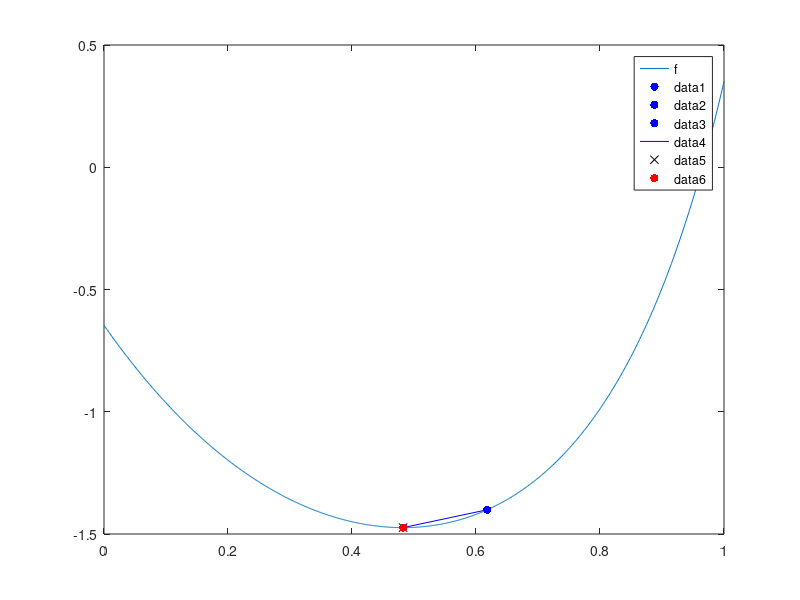

The MATLAB script that drew this image:
function lab_03()
    clc();

    a = 0;
    b = 1;
    eps = 1e-6;

    debugFlag = true;
    delay = 1;

    fplot(@f, [a, b]);
    hold on;

    fprintf('Выбор изначальных точек x1, x2, x3 с помощью метода золотого сечения:\n\n');

    tau = (sqrt(5) - 1) / 2;
    l = b - a;

    x1 = b - tau * l;
    x2 = a + tau * l;
    f1 = f(x1);
    f2 = f(x2);

    N = 2;
    while true
        if debugFlag
            fprintf('N = %2d:   a = %.10f;   b = %.10f;\n', N, a, b);
            line([a b], [f(a) f(b)]);
            pause(delay);
        end

        if l > 2 * eps
            if f1 <= f2
                b = x2;
                fb = f2;
                l = b - a;

                x2 = x1;
                f2 = f1;

                x1 = b - tau * l;
                f1 = f(x1);

                if f1 >= f2
                    x3 = b;
                    f3 = fb;
                    break;
                end
            else
                a = x1;
                fa = f1;
                l = b - a;

                x1 = x2;
                f1 = f2;

                x2 = a + tau * l;
                f2 = f(x2);

                if f1 <= f2
                    x3 = x2;
                    f3 = f2;

                    x2 = x1;
                    f2 = f1;

                    x1 = a;
                    f1 = fa;
                    break;
                end
            end
        
            N = N + 1;
        else
            xStar = (a + b) / 2;
            fStar = f(xStar);

            N = N + 1;
            scatter(xStar, fStar, 'r', 'filled');
            fprintf('\nОтвет:   x* = %.10f;   f(x*) = %.10f.\n\n', xStar, fStar);
            return;
        end
    end

    N = N + 1;

    if debugFlag
        fprintf('N = %2d:   a = %.10f;   b = %.10f;\n\n', N, a, b);
        line([a b], [f(a) f(b)]);
        pause(delay);

        scatter(x1, f1, 'b', 'filled');
        scatter(x2, f2, 'b', 'filled');
        scatter(x3, f3, 'b', 'filled');
        line([x1 x3], [f1 f3], 'color', 'b');
        pause(delay);
    end

    fprintf('x1 = %.10f\nx2 = %.10f\nx3 = %.10f\n\n', x1, x2, x3);
    fprintf('Метод парабол:\n\n');

    a1 = (f2 - f1) ./ (x2 - x1);
    a2 = ((f3 - f1) ./ (x3 - x1) - (f2 - f1) ./ (x2 - x1)) ./ (x3 - x2);
    x_line = 1 / 2 .* (x1 + x2 - a1 ./ a2);
    f_line = f(x_line);
    N = N + 1;

    if debugFlag
        plot(x_line, f_line, 'xk');
        pause(delay);
    end

    it = 1;
    while true 
        if it == 1 || abs(prev_x_line - x_line) > eps
            it = it + 1;

            if f_line > f2
                temp = f_line; 
                f_line = f2; 
                f2 = temp;

                temp = x_line; 
                x_line = x2; 
                x2 = temp;
            end
    
            if x_line > x2
                x1 = x2; 
                f1 = f2;
            else
                x3 = x2; 
                f3 = f2;
            end

            x2 = x_line; 
            f2 = f_line;
            
            if debugFlag
                hold off;
                fplot(@f, [0, 1]);
                hold on;

                scatter(x1, f1, 'b', 'filled');
                scatter(x2, f2, 'b', 'filled');
                scatter(x3, f3, 'b', 'filled');
                line([x1 x3], [f1 f3], 'color', 'b');
                pause(delay);
            end

            prev_x_line = x_line;

            a1 = (f2 - f1) ./ (x2 - x1);
            a2 = ((f3 - f1) ./ (x3 - x1) - (f2 - f1) ./ (x2 - x1)) ./ (x3 - x2);
            x_line = 1 / 2 .* (x1 + x2 - a1 ./ a2);
            f_line = f(x_line);
            N = N + 1;

            if debugFlag
                fprintf('Для N = %2d:\n', N);
                fprintf('x1 = %.10f;   f1 = %.10f;\n', x1, f1);
                fprintf('x2 = %.10f;   f2 = %.10f;\n', x2, f2);
                fprintf('x3 = %.10f;   f3 = %.10f;\n', x3, f3);
                fprintf('Текущее приближение: x = %.10f, f(x) = %.10f\n\n', x_line, f_line);
                plot(x_line, f_line, 'xk');
                pause(delay);
            end
        else
            xStar = x_line;
            fStar = f_line;
            break;
        end
    end
    
    scatter(xStar, fStar, 'r', 'filled');
    fprintf('Ответ:   x* = %.10f;   f(x*) = %.10f.\n\n', xStar, fStar);
end

function y = f(x)
    y = cosh((3 .* power(x, 3) + 2 .* power(x, 2) - 4 .* x + 5) ./ 3) + tanh((power(x, 3) - 3 .* power(2, 1/2) .* x - 2) ./ (2 .* x + power(2, 1/2))) - 2.5;
end
